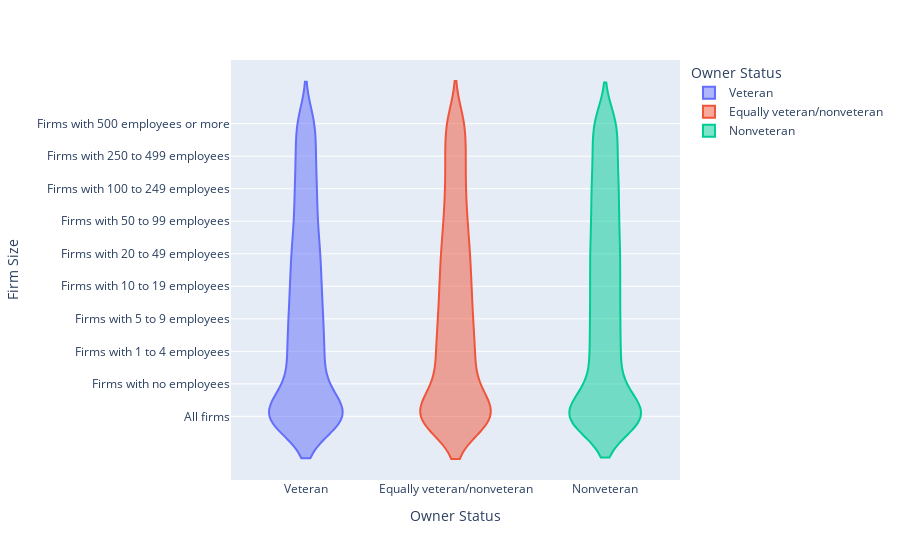

This figure's notebook cell:
### Markdown cell above
Violin Chart to Show firm sizes/vet status

### Code cell
fig = px.violin(company_vets, y="Firm Size", x="Owner Status", color="Owner Status") 
fig.show()

### Figure 1 — Plotly figure (JSON) as saved in the notebook; plotly's stock layout.template omitted (floating-point values rounded to 4 significant figures; data arrays with more than 128 entries replaced by an {"elided": "..."} marker saying what was removed)
{"data": [{"alignmentgroup": "True", "box": {"visible": false}, "hovertemplate": "Owner Status=%{x}<br>Firm Size=%{y}<extra></extra>", "legendgroup": "Veteran", "marker": {"color": "#636efa"}, "name": "Veteran", "offsetgroup": "Veteran", "orientation": "v", "scalegroup": "True", "showlegend": true, "type": "violin", "x": {"elided": "2548 str values"}, "x0": " ", "xaxis": "x", "y": {"elided": "2548 str values"}, "y0": " ", "yaxis": "y"}, {"alignmentgroup": "True", "box": {"visible": false}, "hovertemplate": "Owner Status=%{x}<br>Firm Size=%{y}<extra></extra>", "legendgroup": "Equally veteran/nonveteran", "marker": {"color": "#EF553B"}, "name": "Equally veteran/nonveteran", "offsetgroup": "Equally veteran/nonveteran", "orientation": "v", "scalegroup": "True", "showlegend": true, "type": "violin", "x": {"elided": "2297 str values"}, "x0": " ", "xaxis": "x", "y": {"elided": "2297 str values"}, "y0": " ", "yaxis": "y"}, {"alignmentgroup": "True", "box": {"visible": false}, "hovertemplate": "Owner Status=%{x}<br>Firm Size=%{y}<extra></extra>", "legendgroup": "Nonveteran", "marker": {"color": "#00cc96"}, "name": "Nonveteran", "offsetgroup": "Nonveteran", "orientation": "v", "scalegroup": "True", "showlegend": true, "type": "violin", "x": {"elided": "3619 str values"}, "x0": " ", "xaxis": "x", "y": {"elided": "3619 str values"}, "y0": " ", "yaxis": "y"}], "layout": {"legend": {"title": {"text": "Owner Status"}, "tracegroupgap": 0}, "margin": {"t": 60}, "violinmode": "overlay", "xaxis": {"anchor": "y", "categoryarray": ["Veteran", "Equally veteran/nonveteran", "Nonveteran"], "categoryorder": "array", "domain": [0, 1], "title": {"text": "Owner Status"}}, "yaxis": {"anchor": "x", "domain": [0, 1], "title": {"text": "Firm Size"}}}}
